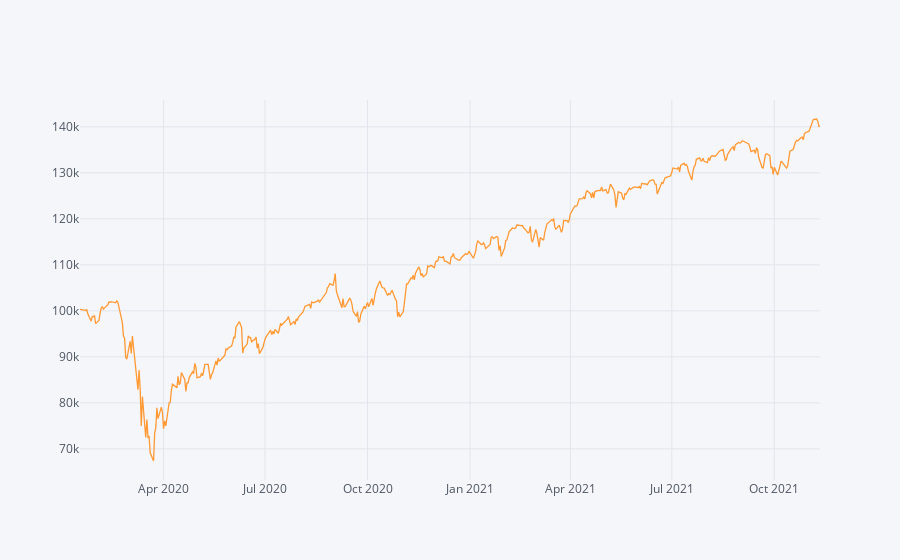

The notebook cell saved with this chart:
### Code cell
#Todo:
# Calculate the Absolute Return of a buy-and-hold strategy in the same period
absolute_return_bh = (r_df.Close.iloc[-1]-r_df.Open.iloc[0])/r_df.Open.iloc[0]*100

# Calculate the CAGR or our trend-following trading strategy
CAGR_bh = ((r_df.Close.iloc[-1]/r_df.Close.iloc[0])**(365/(r_df.index[-1]- r_df.index[0]).days))-1

# Calculate the IR (Sharpe without RF-rate) of our trend-following trading strategy
information_ratio_bh = (r_df.Close.pct_change().mean()/r_df.Close.pct_change().std())*((252)**0.5)

#Plot the equity curve (hint: use 'close' returns and your initial capital value to generate an equity curve)
((r_df.Close.pct_change().dropna()+1).cumprod()*starting_capital).iplot()

### Figure 1 — Plotly figure (JSON) as saved in the notebook; plotly's stock layout.template omitted (floating-point values rounded to 4 significant figures; data arrays with more than 128 entries replaced by an {"elided": "..."} marker saying what was removed)
{"data": [{"line": {"color": "rgba(255, 153, 51, 1.0)", "dash": "solid", "shape": "linear", "width": 1.3}, "mode": "lines", "name": "Close", "text": "", "type": "scatter", "x": {"elided": "460 str values"}, "y": {"elided": "460 float values"}}], "layout": {"autosize": true, "legend": {"bgcolor": "#F5F6F9", "font": {"color": "#4D5663"}}, "paper_bgcolor": "#F5F6F9", "plot_bgcolor": "#F5F6F9", "title": {"font": {"color": "#4D5663"}}, "xaxis": {"autorange": true, "gridcolor": "#E1E5ED", "range": ["2020-01-17", "2021-11-11"], "showgrid": true, "tickfont": {"color": "#4D5663"}, "title": {"font": {"color": "#4D5663"}, "text": ""}, "type": "date", "zerolinecolor": "#E1E5ED"}, "yaxis": {"autorange": true, "gridcolor": "#E1E5ED", "range": [63240.0, 145800.0], "showgrid": true, "tickfont": {"color": "#4D5663"}, "title": {"font": {"color": "#4D5663"}, "text": ""}, "type": "linear", "zerolinecolor": "#E1E5ED"}}}
